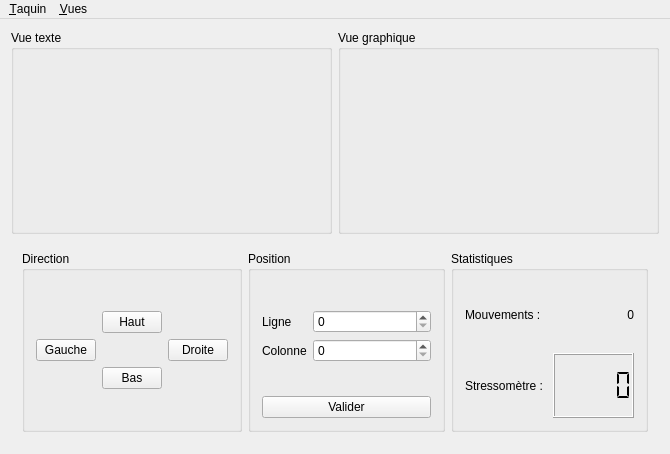
<?xml version="1.0" encoding="UTF-8"?>
<ui version="4.0">
 <class>MWTaquin</class>
 <widget class="QMainWindow" name="MWTaquin">
  <property name="geometry">
   <rect>
    <x>0</x>
    <y>0</y>
    <width>670</width>
    <height>454</height>
   </rect>
  </property>
  <property name="minimumSize">
   <size>
    <width>670</width>
    <height>454</height>
   </size>
  </property>
  <property name="windowTitle">
   <string>Taquin</string>
  </property>
  <widget class="QWidget" name="centralWidget">
   <layout class="QGridLayout" name="gridLayout_2">
    <item row="0" column="0">
     <layout class="QVBoxLayout" name="verticalLayout">
      <item>
       <layout class="QHBoxLayout" name="horizontalLayout_6">
        <item>
         <widget class="QGroupBox" name="groupBox">
          <property name="title">
           <string>Vue texte</string>
          </property>
          <layout class="QHBoxLayout" name="horizontalLayout_11">
           <item>
            <widget class="QWidget" name="wGrilleTexte" native="true"/>
           </item>
          </layout>
         </widget>
        </item>
        <item>
         <widget class="QGroupBox" name="groupBox_2">
          <property name="title">
           <string>Vue graphique</string>
          </property>
          <layout class="QHBoxLayout" name="horizontalLayout">
           <item>
            <widget class="QWidget" name="wGrilleGraphique" native="true"/>
           </item>
          </layout>
         </widget>
        </item>
       </layout>
      </item>
      <item>
       <widget class="QWidget" name="horizontalWidget" native="true">
        <layout class="QHBoxLayout" name="horizontalLayout_2">
         <item>
          <widget class="QGroupBox" name="gbDirection">
           <property name="enabled">
            <bool>true</bool>
           </property>
           <property name="title">
            <string>Direction</string>
           </property>
           <layout class="QGridLayout" name="gridLayout_3">
            <item row="0" column="0">
             <layout class="QGridLayout" name="gridLayout">
              <item row="0" column="1">
               <widget class="QPushButton" name="pbHaut">
                <property name="sizePolicy">
                 <sizepolicy hsizetype="Fixed" vsizetype="Fixed">
                  <horstretch>0</horstretch>
                  <verstretch>0</verstretch>
                 </sizepolicy>
                </property>
                <property name="minimumSize">
                 <size>
                  <width>60</width>
                  <height>22</height>
                 </size>
                </property>
                <property name="maximumSize">
                 <size>
                  <width>60</width>
                  <height>22</height>
                 </size>
                </property>
                <property name="text">
                 <string>Haut</string>
                </property>
                <property name="shortcut">
                 <string>Up</string>
                </property>
               </widget>
              </item>
              <item row="2" column="1">
               <widget class="QPushButton" name="pbBas">
                <property name="sizePolicy">
                 <sizepolicy hsizetype="Fixed" vsizetype="Fixed">
                  <horstretch>0</horstretch>
                  <verstretch>0</verstretch>
                 </sizepolicy>
                </property>
                <property name="minimumSize">
                 <size>
                  <width>60</width>
                  <height>22</height>
                 </size>
                </property>
                <property name="maximumSize">
                 <size>
                  <width>60</width>
                  <height>22</height>
                 </size>
                </property>
                <property name="text">
                 <string>Bas</string>
                </property>
                <property name="shortcut">
                 <string>Down</string>
                </property>
               </widget>
              </item>
              <item row="1" column="2">
               <widget class="QPushButton" name="pbDroite">
                <property name="sizePolicy">
                 <sizepolicy hsizetype="Fixed" vsizetype="Fixed">
                  <horstretch>0</horstretch>
                  <verstretch>0</verstretch>
                 </sizepolicy>
                </property>
                <property name="minimumSize">
                 <size>
                  <width>60</width>
                  <height>22</height>
                 </size>
                </property>
                <property name="maximumSize">
                 <size>
                  <width>60</width>
                  <height>22</height>
                 </size>
                </property>
                <property name="text">
                 <string>Droite</string>
                </property>
                <property name="shortcut">
                 <string>Right</string>
                </property>
               </widget>
              </item>
              <item row="1" column="0">
               <widget class="QPushButton" name="pbGauche">
                <property name="sizePolicy">
                 <sizepolicy hsizetype="Fixed" vsizetype="Fixed">
                  <horstretch>0</horstretch>
                  <verstretch>0</verstretch>
                 </sizepolicy>
                </property>
                <property name="minimumSize">
                 <size>
                  <width>60</width>
                  <height>22</height>
                 </size>
                </property>
                <property name="maximumSize">
                 <size>
                  <width>60</width>
                  <height>22</height>
                 </size>
                </property>
                <property name="text">
                 <string>Gauche</string>
                </property>
                <property name="shortcut">
                 <string>Left</string>
                </property>
               </widget>
              </item>
             </layout>
            </item>
           </layout>
          </widget>
         </item>
         <item>
          <widget class="QGroupBox" name="gbPosition">
           <property name="title">
            <string>Position</string>
           </property>
           <layout class="QVBoxLayout" name="verticalLayout_2">
            <item>
             <layout class="QFormLayout" name="formLayout_2">
              <property name="fieldGrowthPolicy">
               <enum>QFormLayout::AllNonFixedFieldsGrow</enum>
              </property>
              <property name="formAlignment">
               <set>Qt::AlignLeading|Qt::AlignLeft|Qt::AlignVCenter</set>
              </property>
              <item row="0" column="0">
               <widget class="QLabel" name="lbLigne">
                <property name="text">
                 <string>Ligne</string>
                </property>
               </widget>
              </item>
              <item row="0" column="1">
               <widget class="QSpinBox" name="sbLigne">
                <property name="maximum">
                 <number>5</number>
                </property>
               </widget>
              </item>
              <item row="1" column="0">
               <widget class="QLabel" name="lbColonne">
                <property name="text">
                 <string>Colonne</string>
                </property>
               </widget>
              </item>
              <item row="1" column="1">
               <widget class="QSpinBox" name="sbColonne">
                <property name="buttonSymbols">
                 <enum>QAbstractSpinBox::UpDownArrows</enum>
                </property>
                <property name="maximum">
                 <number>5</number>
                </property>
               </widget>
              </item>
             </layout>
            </item>
            <item>
             <widget class="QPushButton" name="pbValiderPosition">
              <property name="text">
               <string>Valider</string>
              </property>
             </widget>
            </item>
           </layout>
          </widget>
         </item>
         <item>
          <widget class="QGroupBox" name="gbStat">
           <property name="title">
            <string>Statistiques</string>
           </property>
           <layout class="QVBoxLayout" name="verticalLayout_3">
            <item>
             <layout class="QHBoxLayout" name="horizontalLayout_3">
              <item>
               <widget class="QLabel" name="lbMouvementsLib">
                <property name="text">
                 <string>Mouvements :</string>
                </property>
               </widget>
              </item>
              <item>
               <widget class="QLabel" name="lbMouvementsVal">
                <property name="text">
                 <string>0</string>
                </property>
                <property name="alignment">
                 <set>Qt::AlignRight|Qt::AlignTrailing|Qt::AlignVCenter</set>
                </property>
               </widget>
              </item>
             </layout>
            </item>
            <item>
             <layout class="QHBoxLayout" name="horizontalLayout_4">
              <item>
               <widget class="QLabel" name="label">
                <property name="text">
                 <string>Stressomètre :</string>
                </property>
               </widget>
              </item>
              <item>
               <widget class="QLCDNumber" name="lcdNumber">
                <property name="segmentStyle">
                 <enum>QLCDNumber::Flat</enum>
                </property>
               </widget>
              </item>
             </layout>
            </item>
           </layout>
          </widget>
         </item>
        </layout>
       </widget>
      </item>
     </layout>
    </item>
   </layout>
  </widget>
  <widget class="QMenuBar" name="menuBar">
   <property name="geometry">
    <rect>
     <x>0</x>
     <y>0</y>
     <width>670</width>
     <height>19</height>
    </rect>
   </property>
   <widget class="QMenu" name="menuTaquin">
    <property name="title">
     <string>&amp;Taquin</string>
    </property>
    <addaction name="action_Nouveau"/>
    <addaction name="action_Resoudre"/>
    <addaction name="action_Melanger"/>
    <addaction name="action_Quitter"/>
   </widget>
   <widget class="QMenu" name="menuVues">
    <property name="title">
     <string>&amp;Vues</string>
    </property>
    <widget class="QMenu" name="menuChiffres">
     <property name="title">
      <string>&amp;Chiffres</string>
     </property>
     <addaction name="action_Texte"/>
     <addaction name="action_Graphique"/>
    </widget>
    <addaction name="menuChiffres"/>
    <addaction name="action_Image"/>
   </widget>
   <addaction name="menuTaquin"/>
   <addaction name="menuVues"/>
  </widget>
  <action name="action_Nouveau">
   <property name="text">
    <string>&amp;Nouveau</string>
   </property>
   <property name="shortcut">
    <string>Ctrl+N</string>
   </property>
  </action>
  <action name="action_Image">
   <property name="enabled">
    <bool>true</bool>
   </property>
   <property name="text">
    <string>&amp;Image</string>
   </property>
   <property name="shortcut">
    <string>Ctrl+I</string>
   </property>
  </action>
  <action name="action_Texte">
   <property name="checkable">
    <bool>true</bool>
   </property>
   <property name="checked">
    <bool>true</bool>
   </property>
   <property name="text">
    <string>&amp;Texte</string>
   </property>
   <property name="shortcut">
    <string>Ctrl+T</string>
   </property>
  </action>
  <action name="action_Graphique">
   <property name="checkable">
    <bool>true</bool>
   </property>
   <property name="checked">
    <bool>true</bool>
   </property>
   <property name="enabled">
    <bool>true</bool>
   </property>
   <property name="text">
    <string>&amp;Graphique</string>
   </property>
   <property name="shortcut">
    <string>Ctrl+G</string>
   </property>
  </action>
  <action name="action_Resoudre">
   <property name="enabled">
    <bool>false</bool>
   </property>
   <property name="text">
    <string>&amp;Résoudre</string>
   </property>
   <property name="shortcut">
    <string>Ctrl+R</string>
   </property>
  </action>
  <action name="action_Melanger">
   <property name="enabled">
    <bool>false</bool>
   </property>
   <property name="text">
    <string>&amp;Mélanger</string>
   </property>
   <property name="shortcut">
    <string>Ctrl+M</string>
   </property>
  </action>
  <action name="action_Quitter">
   <property name="text">
    <string>&amp;Quitter</string>
   </property>
   <property name="shortcut">
    <string>Ctrl+Q</string>
   </property>
  </action>
 </widget>
 <layoutdefault spacing="6" margin="11"/>
 <resources/>
 <connections/>
</ui>
